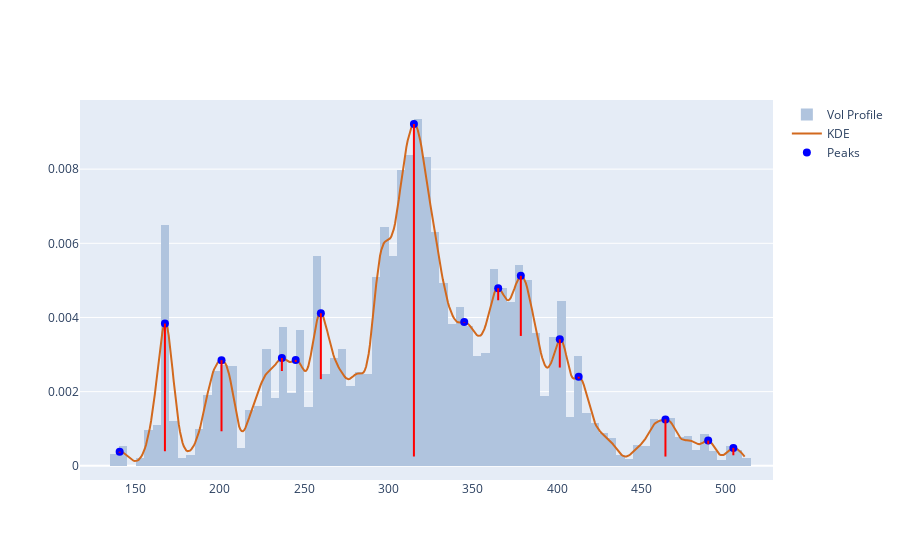

The cell this chart's notebook holds for it:
### Code cell
# Find peaks, peak_props
peaks, peak_props = signal.find_peaks(kdy, prominence=0.00001)

pkx = xr[peaks]
pky = kdy[peaks]

# Fig 
fig = get_dist_plot(lulu.Close, lulu.Volume, xr, kdy)

# Add peaks markers
fig.add_trace(go.Scatter(
    x=pkx, y=pky,
    mode="markers",
    name="Peaks",
    marker=dict(color="blue", size=8, symbol="circle")
))

# Draw vertical lines from the peaks downwards (prominence)
for x, y0, prom in zip(pkx, pky, peak_props["prominences"]):
    fig.add_shape(
        type="line",
        xref="x", yref="y",
        x0=x, x1=x,
        y0=y0, y1=y0 - prom,
        line=dict(color="red", width=2)
    )

fig.show()

### Figure 1 — Plotly figure (JSON) as saved in the notebook; plotly's stock layout.template omitted (floating-point values rounded to 4 significant figures; data arrays with more than 128 entries replaced by an {"elided": "..."} marker saying what was removed)
{"data": [{"histfunc": "sum", "histnorm": "probability density", "marker": {"color": "#B0C4DE"}, "name": "Vol Profile", "nbinsx": 150, "type": "histogram", "x": {"elided": "1481 float values"}, "y": {"elided": "1481 float values"}}, {"marker": {"color": "#D2691E"}, "mode": "lines", "name": "KDE", "type": "scatter", "x": {"elided": "500 float values"}, "y": {"elided": "500 float values"}}, {"marker": {"color": "blue", "size": 8, "symbol": "circle"}, "mode": "markers", "name": "Peaks", "type": "scatter", "x": [140.5, 167.3, 200.9, 236.7, 244.9, 259.9, 315.1, 344.9, 365.1, 378.5, 401.6, 412.8, 464.3, 489.7, 504.6], "y": [0.0003807, 0.003837, 0.002848, 0.002908, 0.002857, 0.004114, 0.009217, 0.003877, 0.004789, 0.005123, 0.00341, 0.002403, 0.001252, 0.0006798, 0.0004836]}], "layout": {"shapes": [{"line": {"color": "red", "width": 2}, "type": "line", "x0": 140.5, "x1": 140.5, "xref": "x", "y0": 0.0003807, "y1": 0.000354, "yref": "y"}, {"line": {"color": "red", "width": 2}, "type": "line", "x0": 167.3, "x1": 167.3, "xref": "x", "y0": 0.003837, "y1": 0.0003932, "yref": "y"}, {"line": {"color": "red", "width": 2}, "type": "line", "x0": 200.9, "x1": 200.9, "xref": "x", "y0": 0.002848, "y1": 0.0009314, "yref": "y"}, {"line": {"color": "red", "width": 2}, "type": "line", "x0": 236.7, "x1": 236.7, "xref": "x", "y0": 0.002908, "y1": 0.002556, "yref": "y"}, {"line": {"color": "red", "width": 2}, "type": "line", "x0": 244.9, "x1": 244.9, "xref": "x", "y0": 0.002857, "y1": 0.0028, "yref": "y"}, {"line": {"color": "red", "width": 2}, "type": "line", "x0": 259.9, "x1": 259.9, "xref": "x", "y0": 0.004114, "y1": 0.002337, "yref": "y"}, {"line": {"color": "red", "width": 2}, "type": "line", "x0": 315.1, "x1": 315.1, "xref": "x", "y0": 0.009217, "y1": 0.0002495, "yref": "y"}, {"line": {"color": "red", "width": 2}, "type": "line", "x0": 344.9, "x1": 344.9, "xref": "x", "y0": 0.003877, "y1": 0.003861, "yref": "y"}, {"line": {"color": "red", "width": 2}, "type": "line", "x0": 365.1, "x1": 365.1, "xref": "x", "y0": 0.004789, "y1": 0.004464, "yref": "y"}, {"line": {"color": "red", "width": 2}, "type": "line", "x0": 378.5, "x1": 378.5, "xref": "x", "y0": 0.005123, "y1": 0.003502, "yref": "y"}, {"line": {"color": "red", "width": 2}, "type": "line", "x0": 401.6, "x1": 401.6, "xref": "x", "y0": 0.00341, "y1": 0.00265, "yref": "y"}, {"line": {"color": "red", "width": 2}, "type": "line", "x0": 412.8, "x1": 412.8, "xref": "x", "y0": 0.002403, "y1": 0.002354, "yref": "y"}, {"line": {"color": "red", "width": 2}, "type": "line", "x0": 464.3, "x1": 464.3, "xref": "x", "y0": 0.001252, "y1": 0.0002499, "yref": "y"}, {"line": {"color": "red", "width": 2}, "type": "line", "x0": 489.7, "x1": 489.7, "xref": "x", "y0": 0.0006798, "y1": 0.0005845, "yref": "y"}, {"line": {"color": "red", "width": 2}, "type": "line", "x0": 504.6, "x1": 504.6, "xref": "x", "y0": 0.0004836, "y1": 0.0002841, "yref": "y"}]}}
